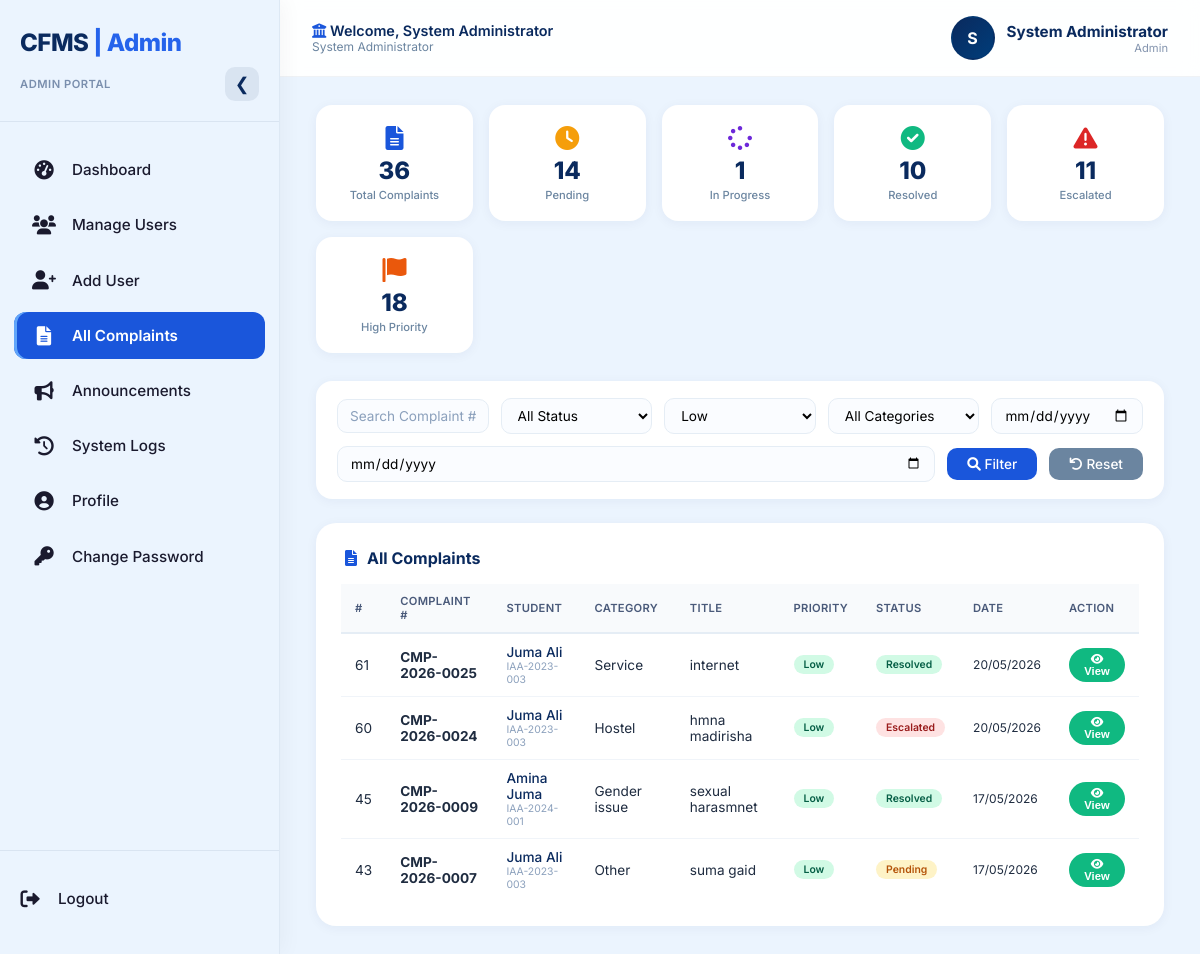
Page /admin/all_complaints.php?priority_filter=low (signed in) on the earlier database version.
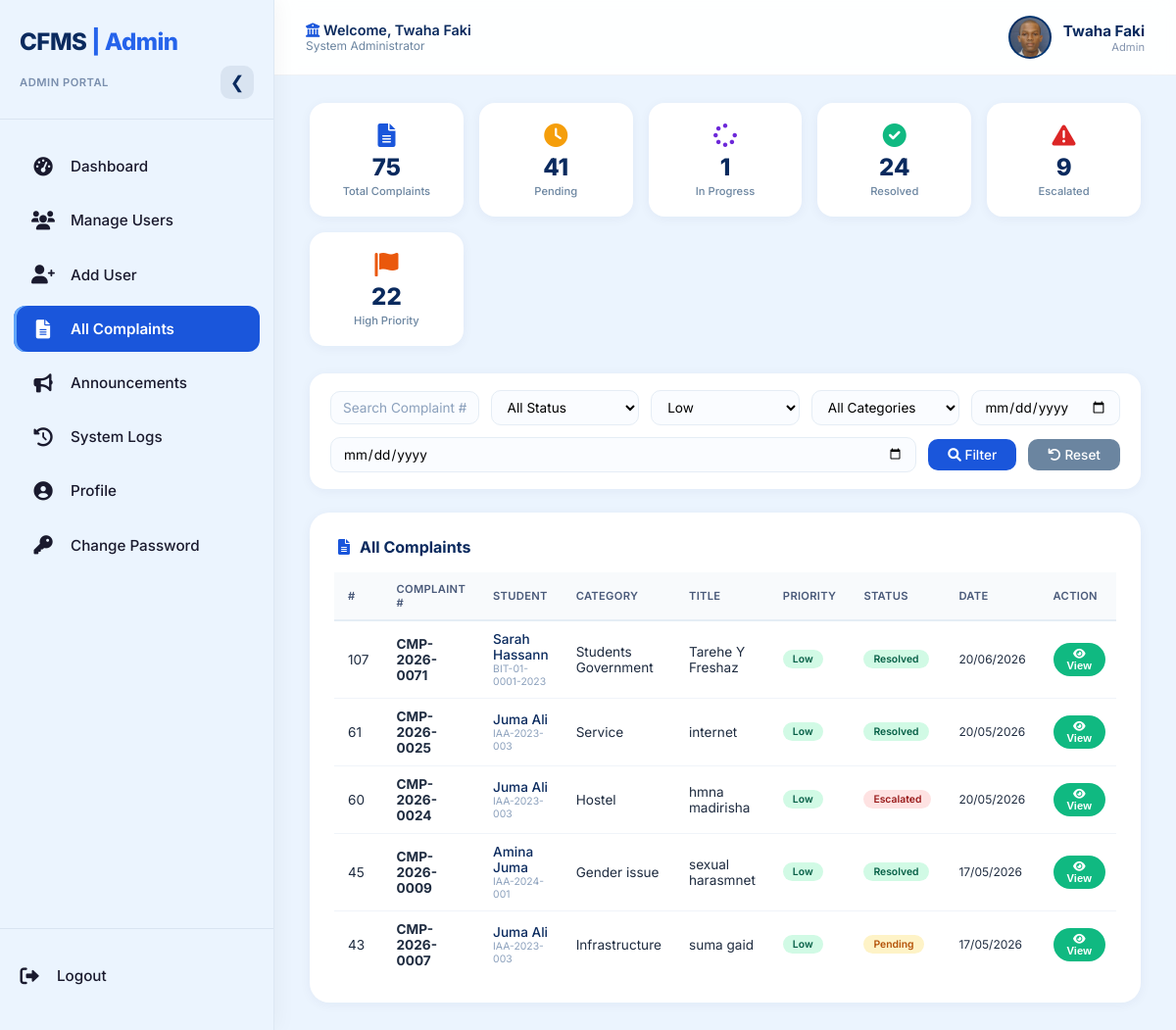
Same page on the later database version.
### tables this page shows
CREATE TABLE `complaints` (
  `id` int(11) NOT NULL,
  `complaint_number` varchar(20) NOT NULL,
  `student_id` int(11) NOT NULL,
  `category_id` int(11) NOT NULL,
  `priority` enum('low','medium','high','urgent') DEFAULT 'medium',
  `is_anonymous` tinyint(1) DEFAULT 0,
  `title` varchar(200) NOT NULL,
  `description` text NOT NULL,
  `attachment_path` varchar(500) DEFAULT NULL,
  `status` enum('pending','in_progress','resolved','closed','escalated','rejected') DEFAULT 'pending',
  `assigned_to` int(11) DEFAULT NULL,
  `escalated_by` int(11) DEFAULT NULL,
  `escalated_at` timestamp NULL DEFAULT NULL,
  `escalated_reason` text DEFAULT NULL,
  `escalated_to` int(11) DEFAULT NULL,
  `rejected_by` int(11) DEFAULT NULL,
  `rejection_reason` text DEFAULT NULL,
  `resolved_at` timestamp NULL DEFAULT NULL,
  `created_at` timestamp NOT NULL DEFAULT current_timestamp(),
  `updated_at` timestamp NOT NULL DEFAULT current_timestamp() ON UPDATE current_timestamp(),
  `location` varchar(255) DEFAULT NULL,
  `incident_date` date DEFAULT NULL
);

CREATE TABLE `users` (
  `id` int(11) NOT NULL,
  `reg_number` varchar(20) DEFAULT NULL,
  `email` varchar(100) NOT NULL,
  `password_hash` varchar(255) NOT NULL,
  `full_name` varchar(100) NOT NULL,
  `role` enum('student','hod','dean','accountant','director','admin','examination_officer','president','deputy_rector','rector','it_officer') NOT NULL DEFAULT 'student',
  `department_id` int(11) DEFAULT NULL,
  `course` varchar(100) DEFAULT NULL,
  `year_of_study` int(11) DEFAULT NULL,
  `profile_picture` varchar(500) DEFAULT NULL,
  `phone_number` varchar(20) DEFAULT NULL,
  `is_active` tinyint(1) DEFAULT 1,
  `last_login` timestamp NULL DEFAULT NULL,
  `created_at` timestamp NOT NULL DEFAULT current_timestamp(),
  `updated_at` timestamp NOT NULL DEFAULT current_timestamp() ON UPDATE current_timestamp(),
  `current_course_id` int(11) DEFAULT NULL,
  `current_academic_year_id` int(11) DEFAULT NULL,
  `current_year_of_study` int(11) DEFAULT NULL
);

CREATE TABLE `categories` (
  `id` int(11) NOT NULL,
  `name` varchar(50) NOT NULL,
  `slug` varchar(50) NOT NULL,
  `description` text DEFAULT NULL,
  `icon` varchar(50) DEFAULT 'fa-ticket-alt',
  `color` varchar(20) DEFAULT '#6c757d',
  `assigned_role` enum('hod','dean','accountant','director') DEFAULT 'hod',
  `is_active` tinyint(1) DEFAULT 1,
  `created_at` timestamp NOT NULL DEFAULT current_timestamp(),
  `updated_at` timestamp NOT NULL DEFAULT current_timestamp() ON UPDATE current_timestamp()
);

### admin/all_complaints.php (the view, shortened to what the changed rows need)
<?php
require_once '../includes/connection.php';
$admin_name = $_SESSION['full_name'];
$page = isset($_GET['page']) ? max(1, intval($_GET['page'])) : 1;
$limit = 20;
$offset = ($page - 1) * $limit;
$priority_filter = isset($_GET['priority_filter']) ? $_GET['priority_filter'] : '';
$where = "1=1";
if ($priority_filter) {
    $where .= " AND c.priority = '$priority_filter'";
}
$complaints_sql = "SELECT c.*, u.full_name as student_name, u.reg_number, cat.name as category_name
                  FROM complaints c
                  JOIN users u ON c.student_id = u.id
                  JOIN categories cat ON c.category_id = cat.id
                  WHERE $where
                  ORDER BY c.id DESC
                  LIMIT $limit OFFSET $offset";
$complaints_result = mysqli_query($conn, $complaints_sql);
$stats_sql = "SELECT
    COUNT(*) as total_complaints,
    SUM(CASE WHEN status = 'pending' THEN 1 ELSE 0 END) as pending_total,
    SUM(CASE WHEN status = 'in_progress' THEN 1 ELSE 0 END) as in_progress_total,
    SUM(CASE WHEN status = 'resolved' THEN 1 ELSE 0 END) as resolved_total,
    SUM(CASE WHEN status = 'escalated' THEN 1 ELSE 0 END) as escalated_total,
    SUM(CASE WHEN priority = 'high' THEN 1 ELSE 0 END) as high_priority_total,
    SUM(CASE WHEN priority = 'medium' THEN 1 ELSE 0 END) as medium_priority_total,
    SUM(CASE WHEN priority = 'low' THEN 1 ELSE 0 END) as low_priority_total
    FROM complaints";
$stats_result = mysqli_query($conn, $stats_sql);
$stats = mysqli_fetch_assoc($stats_result);
?>
<!DOCTYPE html>
<html lang="en">
<head>
    <link rel="stylesheet" href="https://cdnjs.cloudflare.com/ajax/libs/font-awesome/6.0.0-beta3/css/all.min.css">
</head>
<body>
<div class="main-content">
    <div class="top-bar">
        <div>
            <div style="font-size: 0.9rem; font-weight: 600; color: #0a2a5e;">
                <i class="fas fa-university" style="color: #1a56db;"></i> Welcome, <?php echo htmlspecialchars($admin_name); ?>
            </div>
            <div style="font-size: 0.75rem; color: #6b85a0;">System Administrator</div>
        </div>
        <div class="profile-info">
            <div class="profile-pic">
                <?php if (!empty($_SESSION['profile_picture']) && file_exists('../' . $_SESSION['profile_picture'])): ?>
                    <img src="../<?php echo htmlspecialchars($_SESSION['profile_picture']); ?>" alt="Profile">
                <?php else: ?>
                    <?php echo strtoupper(substr($admin_name, 0, 1)); ?>
                <?php endif; ?>
            </div>
            <div class="profile-details">
                <div class="name"><?php echo htmlspecialchars($admin_name); ?></div>
                <div class="reg">Admin</div>
            </div>
        </div>
    </div>
    <div class="dashboard-body">
        <div class="summary-row">
            <div class="summary-card">
                <div class="icon blue"><i class="fas fa-file-alt"></i></div>
                <div class="number"><?php echo number_format($stats['total_complaints']); ?></div>
                <div class="label">Total Complaints</div>
            </div>
            <div class="summary-card">
                <div class="icon yellow"><i class="fas fa-clock"></i></div>
                <div class="number"><?php echo number_format($stats['pending_total']); ?></div>
                <div class="label">Pending</div>
            </div>
            <div class="summary-card">
                <div class="icon green"><i class="fas fa-check-circle"></i></div>
                <div class="number"><?php echo number_format($stats['resolved_total']); ?></div>
                <div class="label">Resolved</div>
            </div>
            <div class="summary-card">
                <div class="icon red"><i class="fas fa-exclamation-triangle"></i></div>
                <div class="number"><?php echo number_format($stats['escalated_total']); ?></div>
                <div class="label">Escalated</div>
            </div>
            <div class="summary-card">
                <div class="icon orange"><i class="fas fa-flag"></i></div>
                <div class="number"><?php echo number_format($stats['high_priority_total']); ?></div>
                <div class="label">High Priority</div>
            </div>
        </div>
        <div class="content-area">
            <div class="table-responsive">
                <table class="complaints-table">
                    <thead>
                        <tr>
                            <th>#</th>
                            <th>Complaint #</th>
                            <th>Student</th>
                            <th>Category</th>
                            <th>Title</th>
                            <th>Priority</th>
                            <th>Status</th>
                            <th>Date</th>
                            <th>Action</th>
                        </tr>
                    </thead>
                    <tbody>
                        <?php if (mysqli_num_rows($complaints_result) == 0): ?>
                            <tr><td colspan="9"><div class="no-data"><i class="fas fa-inbox"></i> No complaints found.</div></td></tr>
                        <?php else: ?>
                            <?php while ($comp = mysqli_fetch_assoc($complaints_result)):
                                $status_class = match($comp['status']) {
                                    'pending' => 'badge-pending',
                                    'in_progress' => 'badge-in-progress',
                                    'resolved' => 'badge-resolved',
                                    'escalated' => 'badge-escalated',
                                    default => ''
                                };
                                $priority_class = match($comp['priority']) {
                                    'high' => 'badge-high',
                                    'medium' => 'badge-medium',
                                    'low' => 'badge-low',
                                    default => ''
                                };
                            ?>
                            <tr>
                                <td><?php echo $comp['id']; ?></td>
                                <td><strong><?php echo htmlspecialchars($comp['complaint_number']); ?></strong></td>
                                <td>
                                    <div style="font-weight:500; color:#0a2a5e;"><?php echo htmlspecialchars($comp['student_name']); ?></div>
                                    <div style="font-size:0.65rem; color:#8ba0bc;"><?php echo $comp['reg_number']; ?></div>
                                </td>
                                <td><?php echo htmlspecialchars($comp['category_name']); ?></td>
                                <td><?php echo htmlspecialchars(substr($comp['title'], 0, 30)) . (strlen($comp['title']) > 30 ? '...' : ''); ?></td>
                                <td><span class="badge <?php echo $priority_class; ?>"><?php echo ucfirst($comp['priority']); ?></span></td>
                                <td><span class="badge <?php echo $status_class; ?>"><?php echo ucfirst(str_replace('_', ' ', $comp['status'])); ?></span></td>
                                <td style="font-size:0.75rem;"><?php echo date('d/m/Y', strtotime($comp['created_at'])); ?></td>
                                <td>
                                    <button onclick="viewComplaint(<?php echo $comp['id']; ?>)" class="btn-sm view-btn"><i class="fas fa-eye"></i> View</button>
                                </td>
                            </tr>
                            <?php endwhile; ?>
                        <?php endif; ?>
                    </tbody>
                </table>
            </div>
        </div>
    </div>
</div>
</body>
</html>

Differences in the rows shown:
added complaints: id "107", complaint_number "CMP-2026-0071", student.full_name "Sarah Hassann", student.reg_number "BIT-01-0001-2023", category.name "Students Government", title "Tarehe Y Freshaz", priority "Low", status "Resolved", created_at "20/06/2026"
changed complaints "suma gaid": category.name "Other" → "Infrastructure"
Other differences:
$admin_name: "System Administrator" → "Twaha Faki"
$stats['total_complaints']: "36" → "75"
$stats['pending_total']: "14" → "41"
$stats['resolved_total']: "10" → "24"
$stats['escalated_total']: "11" → "9"
$stats['high_priority_total']: "18" → "22"
substr($admin_name, 0, 1): "S" → (not shown)
